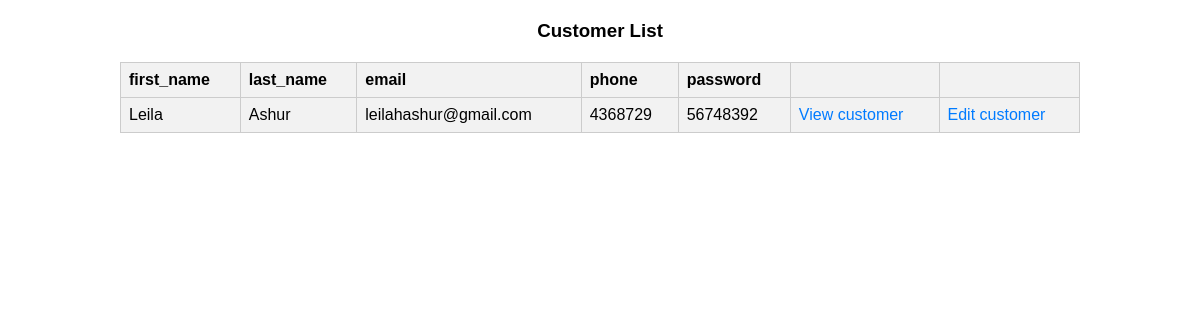
/customer/customer/list/, run on the app's committed database.
### customer/models.py (models this page shows, shortened)
class Customer(models.Model):
    user = models.OneToOneField(User,null=True,on_delete=models.CASCADE)
    first_name = models.CharField(max_length=50)
    last_name = models.CharField(max_length=50)
    phone = models.CharField(max_length=13)
    email = models.EmailField()
    password = models.CharField(max_length=100)

### customer/views.py (the view)
# urls.py: path("customer/list/",customer_list, name="customer_list") ,
def customer_list(request):
    customer = Customer.objects.all()
    return render(request, "customer/customer_list.html", {"customer": customer})

### templates/customer/customer_list.html (shortened to what this page needs)
<!DOCTYPE html>
<html lang="en">
<head>
</head>
<body>
    <h3>Customer List</h3>
    <table>
        <tr>
            <th>first_name</th>
            <th>last_name</th>
            <th>email</th>
            <th>phone</th>
            <th>password</th>
            <th></th>
            <th></th>
        </tr>
        {% for customer in customer %}
        <tr>
            <td>{{ customer.first_name }}</td>
            <td>{{ customer.last_name }}</td>
            <td>{{ customer.email }}</td>
            <td>{{ customer.phone }}</td>
            <td>{{ customer.password }}</td>
            <td><a href="{% url 'customer_detail_view' id=customer.id %}">View customer</a></td>
            <td><a href="{% url 'edit_customer_view' id=customer.id %}">Edit customer</a></td>
        </tr>
        {% endfor %}
    </table>
</body>
</html>

### templates/customer/customer_list.html (style rules this page uses)
body { font-family: Arial, sans-serif; margin: 0; padding: 0; }
h3 { text-align: center; margin-top: 20px; }
table { width: 80%; margin: 20px auto; border-collapse: collapse; border: 1px solid #ccc; }
th, td { border: 1px solid #ccc; padding: 8px; text-align: left; }
th { background-color: #f2f2f2; }
tr:nth-child(even) { background-color: #f2f2f2; }
a { text-decoration: none; color: #007bff; }

### data on the page
Customer: first_name "Leila", last_name "Ashur", email "leilahashur@gmail.com", phone "4368729", password "56748392"
